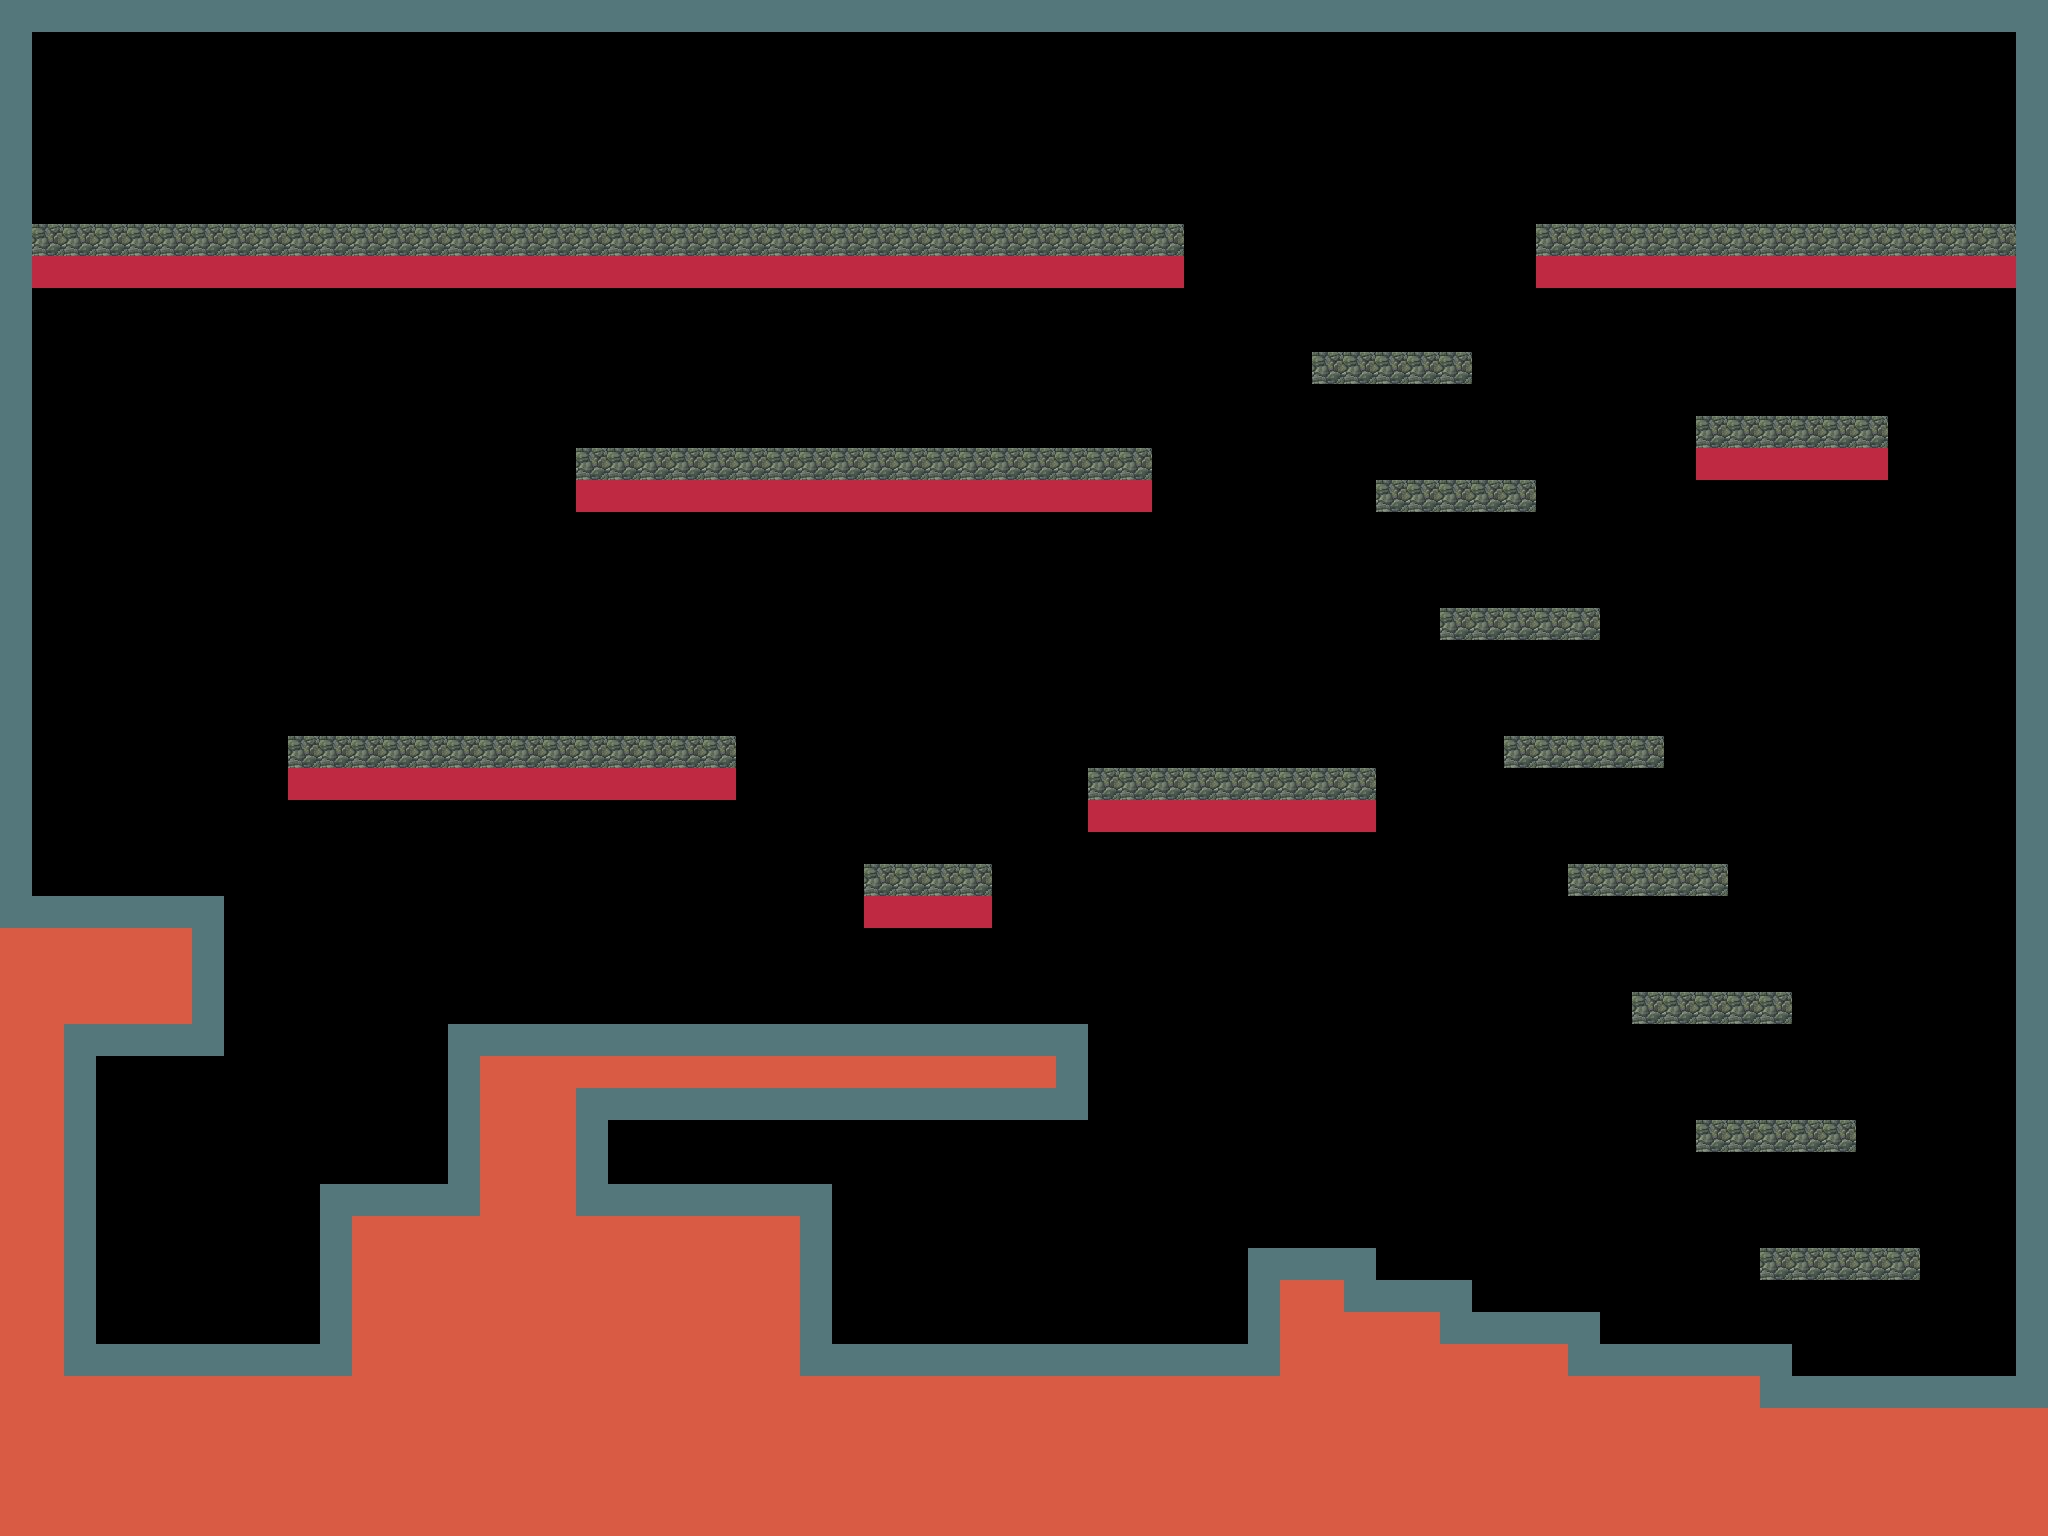

Tiled map render using the project's own tile images. Description and the map definition, with tile-layer contents summarised, below:
An orthogonal 64x48 tile map with 32x32 px tiles, 1 tile layer (background) and 17 objects (8x monster, 8x treasure, player).

<map version="1.0" orientation="orthogonal" width="64" height="48" tilewidth="32" tileheight="32" backgroundcolor="#000000">
 <tileset firstgid="1" name="tiles" tilewidth="32" tileheight="32">
  <image source="tiles.png" width="160" height="32" />
 </tileset>
 <layer name="background" width="64" height="48">
  <data>[3072 cells, 987 non-empty, 4 distinct tile ids]</data>
 </layer>
 <objectgroup name="Object Layer 1" width="64" height="48">
  <object name="player" type="player" x="96" y="480" width="60" height="32" />
  <object name="monster" type="monster" x="64" y="192" width="32" height="32">
   <properties>
    <property name="maxdx" value="10" />
    <property name="right" value="true" />
   </properties>
  </object>
  <object name="monster" type="monster" x="1120" y="416" width="50" height="50">
   <properties>
    <property name="left" value="true" />
    <property name="maxdx" value="4" />
   </properties>
  </object>
  <object name="monster" type="monster" x="1632" y="832" width="32" height="32">
   <properties>
    <property name="left" value="true" />
    <property name="maxdx" value="4" />
   </properties>
  </object>
  <object name="monster" type="monster" x="1056" y="1312" width="32" height="32">
   <properties>
    <property name="maxdx" value="6" />
    <property name="right" value="true" />
   </properties>
  </object>
  <object name="monster" type="monster" x="640" y="992" width="32" height="32">
   <properties>
    <property name="left" value="true" />
    <property name="maxdx" value="4" />
   </properties>
  </object>
  <object name="treasure" type="treasure" x="192" y="864" width="32" height="32" />
  <object name="treasure" type="treasure" x="96" y="1312" width="32" height="32" />
  <object name="treasure" type="treasure" x="1856" y="384" width="32" height="32" />
  <object name="treasure" type="treasure" x="704" y="416" width="32" height="32" />
  <object name="treasure" type="treasure" x="1984" y="192" width="32" height="32" />
  <object name="treasure" type="treasure" x="608" y="1152" width="32" height="32" />
  <object name="monster" type="monster" x="1216" y="736" width="32" height="32">
   <properties>
    <property name="maxdx" value="10" />
    <property name="right" value="true" />
   </properties>
  </object>
  <object name="monster" type="monster" x="1856" y="1344" width="32" height="32">
   <properties>
    <property name="maxdx" value="10" />
    <property name="right" value="true" />
   </properties>
  </object>
  <object name="monster" type="monster" x="1024" y="192" width="32" height="32">
   <properties>
    <property name="left" value="true" />
    <property name="maxdx" value="4" />
   </properties>
  </object>
  <object name="treasure" type="treasure" x="32" y="192" width="32" height="32" />
  <object name="treasure" type="treasure" x="1984" y="1344" width="32" height="32" />
 </objectgroup>
</map>